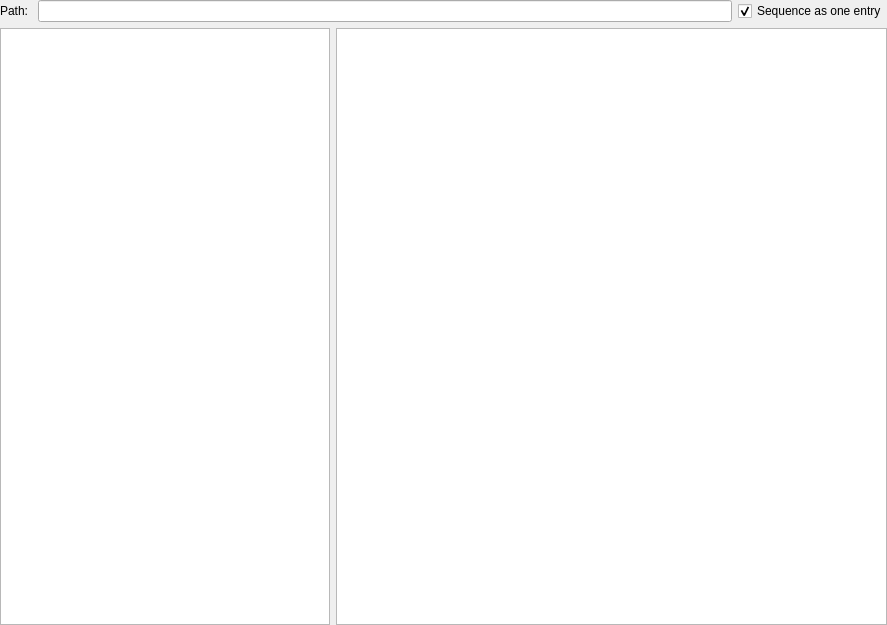
<?xml version="1.0" encoding="UTF-8"?>
<ui version="4.0">
 <class>FileBrowser</class>
 <widget class="QWidget" name="FileBrowser">
  <property name="geometry">
   <rect>
    <x>0</x>
    <y>0</y>
    <width>887</width>
    <height>625</height>
   </rect>
  </property>
  <property name="windowTitle">
   <string>Form</string>
  </property>
  <layout class="QVBoxLayout" name="verticalLayout">
   <property name="margin">
    <number>0</number>
   </property>
   <item>
    <widget class="QWidget" name="widget" native="true">
     <property name="maximumSize">
      <size>
       <width>16777215</width>
       <height>25</height>
      </size>
     </property>
     <layout class="QHBoxLayout" name="horizontalLayout_2">
      <property name="margin">
       <number>0</number>
      </property>
      <item>
       <widget class="QLabel" name="currentPathLabel">
        <property name="text">
         <string>Path: </string>
        </property>
       </widget>
      </item>
      <item>
       <widget class="QLineEdit" name="pathLineEdit">
        <property name="toolTip">
         <string>Pree Enter to go to path</string>
        </property>
       </widget>
      </item>
      <item>
       <widget class="QCheckBox" name="sequenceCheckBox">
        <property name="toolTip">
         <string>Group sequences of files into one entry</string>
        </property>
        <property name="text">
         <string>Sequence as one entry</string>
        </property>
        <property name="checked">
         <bool>true</bool>
        </property>
       </widget>
      </item>
     </layout>
    </widget>
   </item>
   <item>
    <layout class="QHBoxLayout" name="horizontalLayout" stretch="3,5">
     <item>
      <widget class="QTreeView" name="dirTreeView">
       <property name="lineWidth">
        <number>0</number>
       </property>
      </widget>
     </item>
     <item>
      <widget class="QTableWidget" name="fileSequenceTableWidget">
       <property name="selectionBehavior">
        <enum>QAbstractItemView::SelectRows</enum>
       </property>
       <property name="showGrid">
        <bool>false</bool>
       </property>
       <property name="gridStyle">
        <enum>Qt::NoPen</enum>
       </property>
      </widget>
     </item>
    </layout>
   </item>
  </layout>
 </widget>
 <resources/>
 <connections>
  <connection>
   <sender>dirTreeView</sender>
   <signal>clicked(QModelIndex)</signal>
   <receiver>FileBrowser</receiver>
   <slot>updateFileViewer(QModelIndex)</slot>
   <hints>
    <hint type="sourcelabel">
     <x>189</x>
     <y>258</y>
    </hint>
    <hint type="destinationlabel">
     <x>704</x>
     <y>2</y>
    </hint>
   </hints>
  </connection>
  <connection>
   <sender>pathLineEdit</sender>
   <signal>returnPressed()</signal>
   <receiver>FileBrowser</receiver>
   <slot>editPathPressed()</slot>
   <hints>
    <hint type="sourcelabel">
     <x>573</x>
     <y>22</y>
    </hint>
    <hint type="destinationlabel">
     <x>888</x>
     <y>93</y>
    </hint>
   </hints>
  </connection>
  <connection>
   <sender>sequenceCheckBox</sender>
   <signal>clicked(bool)</signal>
   <receiver>FileBrowser</receiver>
   <slot>toggleShowSequences(bool)</slot>
   <hints>
    <hint type="sourcelabel">
     <x>760</x>
     <y>12</y>
    </hint>
    <hint type="destinationlabel">
     <x>887</x>
     <y>347</y>
    </hint>
   </hints>
  </connection>
 </connections>
 <slots>
  <slot>updateFileViewer(QModelIndex)</slot>
  <slot>editPathPressed()</slot>
  <slot>toggleShowSequences(bool)</slot>
 </slots>
</ui>
